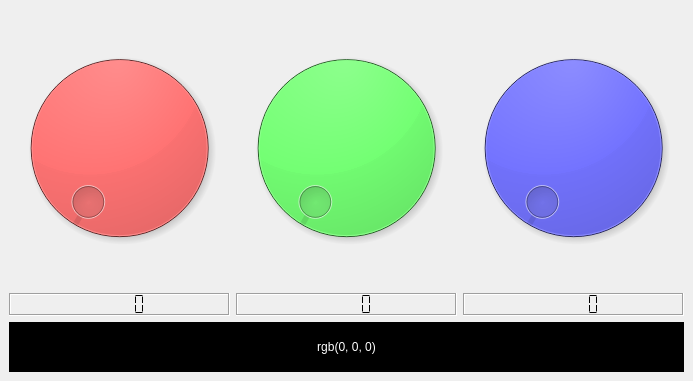
<?xml version="1.0" encoding="UTF-8"?>
<ui version="4.0">
 <class>MainWindow</class>
 <widget class="QMainWindow" name="MainWindow">
  <property name="geometry">
   <rect>
    <x>0</x>
    <y>0</y>
    <width>693</width>
    <height>381</height>
   </rect>
  </property>
  <property name="windowTitle">
   <string>MainWindow</string>
  </property>
  <widget class="QWidget" name="centralwidget">
   <layout class="QVBoxLayout" name="verticalLayout_4">
    <item>
     <layout class="QHBoxLayout" name="horizontalLayout">
      <item>
       <layout class="QVBoxLayout" name="verticalLayout">
        <item>
         <widget class="QDial" name="dialR">
          <property name="styleSheet">
           <string notr="true">background-color: rgb(255, 0, 0);</string>
          </property>
          <property name="maximum">
           <number>255</number>
          </property>
          <property name="notchTarget">
           <double>5.000000000000000</double>
          </property>
          <property name="notchesVisible">
           <bool>false</bool>
          </property>
         </widget>
        </item>
        <item>
         <widget class="QLCDNumber" name="lcdR">
          <property name="sizePolicy">
           <sizepolicy hsizetype="Minimum" vsizetype="Fixed">
            <horstretch>0</horstretch>
            <verstretch>0</verstretch>
           </sizepolicy>
          </property>
          <property name="frameShadow">
           <enum>QFrame::Sunken</enum>
          </property>
          <property name="segmentStyle">
           <enum>QLCDNumber::Flat</enum>
          </property>
         </widget>
        </item>
       </layout>
      </item>
      <item>
       <layout class="QVBoxLayout" name="verticalLayout_2">
        <item>
         <widget class="QDial" name="dialG">
          <property name="styleSheet">
           <string notr="true">background-color: rgb(0, 255, 0);</string>
          </property>
          <property name="maximum">
           <number>255</number>
          </property>
          <property name="notchTarget">
           <double>10.000000000000000</double>
          </property>
          <property name="notchesVisible">
           <bool>false</bool>
          </property>
         </widget>
        </item>
        <item>
         <widget class="QLCDNumber" name="lcdG">
          <property name="sizePolicy">
           <sizepolicy hsizetype="Minimum" vsizetype="Fixed">
            <horstretch>0</horstretch>
            <verstretch>0</verstretch>
           </sizepolicy>
          </property>
          <property name="styleSheet">
           <string notr="true"/>
          </property>
          <property name="frameShadow">
           <enum>QFrame::Sunken</enum>
          </property>
          <property name="segmentStyle">
           <enum>QLCDNumber::Flat</enum>
          </property>
         </widget>
        </item>
       </layout>
      </item>
      <item>
       <layout class="QVBoxLayout" name="verticalLayout_3">
        <item>
         <widget class="QDial" name="dialB">
          <property name="styleSheet">
           <string notr="true">background-color: rgb(0, 0, 255);</string>
          </property>
          <property name="maximum">
           <number>255</number>
          </property>
          <property name="notchTarget">
           <double>20.000000000000000</double>
          </property>
          <property name="notchesVisible">
           <bool>false</bool>
          </property>
         </widget>
        </item>
        <item>
         <widget class="QLCDNumber" name="lcdB">
          <property name="sizePolicy">
           <sizepolicy hsizetype="Minimum" vsizetype="Fixed">
            <horstretch>0</horstretch>
            <verstretch>0</verstretch>
           </sizepolicy>
          </property>
          <property name="styleSheet">
           <string notr="true"/>
          </property>
          <property name="frameShadow">
           <enum>QFrame::Sunken</enum>
          </property>
          <property name="segmentStyle">
           <enum>QLCDNumber::Flat</enum>
          </property>
         </widget>
        </item>
       </layout>
      </item>
     </layout>
    </item>
    <item>
     <widget class="QLabel" name="lblColor">
      <property name="sizePolicy">
       <sizepolicy hsizetype="Preferred" vsizetype="Maximum">
        <horstretch>0</horstretch>
        <verstretch>0</verstretch>
       </sizepolicy>
      </property>
      <property name="minimumSize">
       <size>
        <width>0</width>
        <height>30</height>
       </size>
      </property>
      <property name="maximumSize">
       <size>
        <width>16777215</width>
        <height>50</height>
       </size>
      </property>
      <property name="styleSheet">
       <string notr="true">background-color: rgb(0, 0, 0);
color: rgb(255, 255, 255);</string>
      </property>
      <property name="frameShape">
       <enum>QFrame::Panel</enum>
      </property>
      <property name="frameShadow">
       <enum>QFrame::Sunken</enum>
      </property>
      <property name="text">
       <string>rgb(0, 0, 0)</string>
      </property>
      <property name="alignment">
       <set>Qt::AlignCenter</set>
      </property>
     </widget>
    </item>
   </layout>
  </widget>
 </widget>
 <resources/>
 <connections>
  <connection>
   <sender>dialR</sender>
   <signal>valueChanged(int)</signal>
   <receiver>lcdR</receiver>
   <slot>display(int)</slot>
   <hints>
    <hint type="sourcelabel">
     <x>113</x>
     <y>184</y>
    </hint>
    <hint type="destinationlabel">
     <x>103</x>
     <y>301</y>
    </hint>
   </hints>
  </connection>
  <connection>
   <sender>dialG</sender>
   <signal>valueChanged(int)</signal>
   <receiver>lcdG</receiver>
   <slot>display(int)</slot>
   <hints>
    <hint type="sourcelabel">
     <x>359</x>
     <y>186</y>
    </hint>
    <hint type="destinationlabel">
     <x>328</x>
     <y>308</y>
    </hint>
   </hints>
  </connection>
  <connection>
   <sender>dialB</sender>
   <signal>valueChanged(int)</signal>
   <receiver>lcdB</receiver>
   <slot>display(int)</slot>
   <hints>
    <hint type="sourcelabel">
     <x>577</x>
     <y>190</y>
    </hint>
    <hint type="destinationlabel">
     <x>536</x>
     <y>306</y>
    </hint>
   </hints>
  </connection>
 </connections>
</ui>
